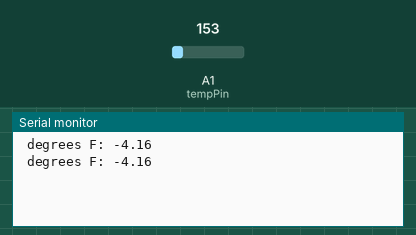
Bench run of a sketch on a simulated Arduino Uno, built with avr-gcc and run on an emulated ATmega328P. On the bench: the last lines printed to the serial monitor. Inputs (shaded band) come from the test bench; at power-on: A1 (tempPin) = 153.

Above: at 1.8 s.
1.9 s: A1 (tempPin) set to 165
At 2.8 s:
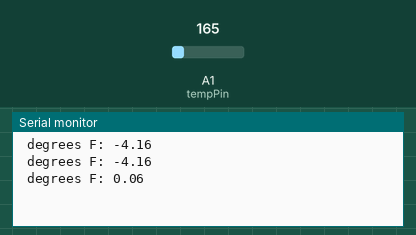
3.4 s: A1 (tempPin) set to 175
At 4.4 s:
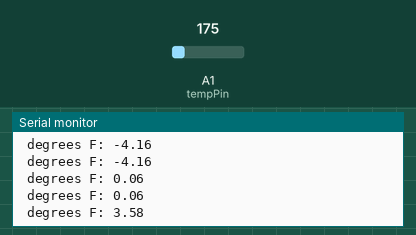
Timing chart, 0 to 6.4 s (numbered marks = the images above; inputs shaded):
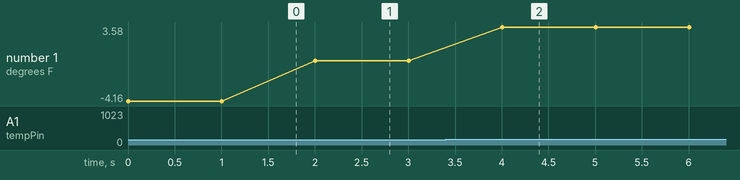

The sketch:

TempatureBasic.ino
```cpp
/*
Example sketch 07

A temperature sensor is a device, typically, a
thermocouple or RTD, that provides for temperature
measurement through an electrical signal.
A thermocouple (T/C) is made from two dissimilar
metals that generate electrical voltage in direct
proportion to changes in temperature.*/

//analog input pin constant
const int tempPin = A1;
//raw reading variable
int tempVal;
//voltage variable
float volts;
//final temperature variables
float tempC;
float tempF;

void setup(){
  // start the serial port at 9600 baud
  Serial.begin(9600);
  //9600 is the “baud rate,” or communications speed. When two devices are communicating with each other, both must be set to the same speed.
}
void loop(){
   //read the temp sensor and store it in tempVal
   tempVal = analogRead(tempPin);
   //converting that reading to voltage by multiplying the reading by 3.3V (voltage of     //the 101 board)
   volts = tempVal * 2;
   volts /= 1023.0;
   //calculate temperature celsius from voltage
   //equation found on the sensor spec.
   tempC = (volts - 0.5) * 100 ;
   // Convert from celcius to fahrenheit
   tempF = (tempC * 9 / 5) + 32;
   //print the fahrenheit temperature over the serial port
   Serial.print(" degrees F: ");
   Serial.println(tempF);
   //wait a bit before taking another reading
   delay(1000);
}
```

Measured:
- after the input at 1.9 s, the serial monitor: prints a new line after 0.10 s (image 1)
- after the input at 3.4 s, the serial monitor: prints a new line after 0.60 s (image 2)
- plotted number 1: -4.16 → 0.06 after the input at 1.9 s, 0.06 → 3.58 after the input at 3.4 s
